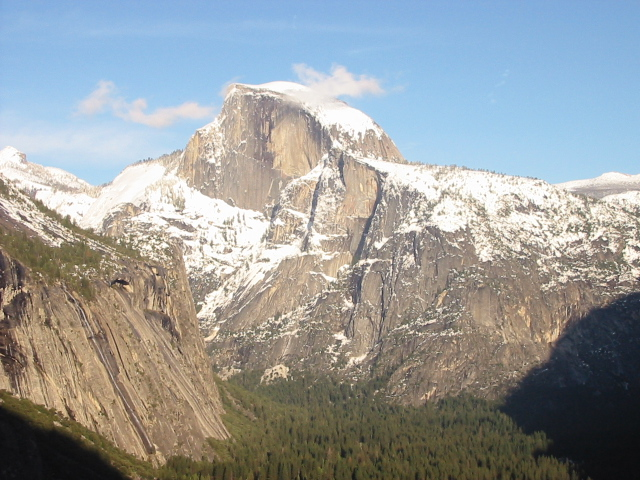
#> input picture fourth week/stitching/ImageStitching/A.jpg, 640 x 480 px, found by its file name
$ python image_stitching.py   (older library calls are emulated)
#> lines starting #> are read from the running program, lines starting #| are printed output that depends on the picture
# import the necessary packages
import numpy as np
import cv2
import matplotlib.pyplot as plt
import scipy.signal


'''
In this project you are asked to implement image stitching procedure
- Find out detectors and their description
- Match the detections between two images
- Compute homography and filters the outliers
- Apply projection to stitch the image s
'''
class Stitcher:
    def __init__(self):
        # determine if we are using OpenCV v3.X
        self.isv3 = (int(cv2.__version__[0]) == 3)

    def stitch(self, images, ratio=0.75, reprojThresh=4.0,
               showMatches=False):
        # unpack the images, then detect keypoints and extract
        # local invariant descriptors from them
        (imageB, imageA) = images
        (kpsA, featuresA) = self.detectAndDescribe(imageA)
        (kpsB, featuresB) = self.detectAndDescribe(imageB)

        # match features between the two images
        matches = self.matchKeypoints(featuresA, featuresB)

        M = self.computeHomography(kpsA, kpsB, matches, reprojThresh)

        # if the match is None, then there aren't enough matched
        # keypoints to create a panorama
        if M is None:
            return None

        # otherwise, apply a perspective warp to stitch the images
        # together
        (matches, H, status) = M
        # result = cv2.warpPerspective(imageA, H,
        #                              (imageA.shape[1] + imageB.shape[1], imageA.shape[0]))
        result = self.my_warp_perspective(imageA,H,(imageA.shape[1] + imageB.shape[1], imageA.shape[0]))
        result[0:imageB.shape[0], 0:imageB.shape[1]] = imageB

        # check to see if the keypoint matches should be visualized
        if showMatches:
            vis = self.drawMatches(imageA, imageB, kpsA, kpsB, matches,
                                   status)

            # return a tuple of the stitched image and the
            # visualization
            return (result, vis)

        # return the stitched image
        return result

    def my_warp_perspective(self,imageA, H,dest_shape):
        width,height = dest_shape
        res = np.zeros((height,width,3)).astype(imageA.dtype)
        a_rows,a_cols,_ = imageA.shape
        index_mat = np.zeros((a_rows,a_cols,2))

        x,y = np.meshgrid(range(a_cols),range(a_rows))
        o = np.ones(x.shape)
        src_vecs = np.array([np.reshape(x,[-1]),np.reshape(y,[-1]),np.reshape(o,[-1])])
        mul_sum = np.dot(H,src_vecs)
        dst_x = mul_sum[0,:] / mul_sum[2,:]
        dst_y = mul_sum[1,:] / mul_sum[2,:]
        dst_x = dst_x.reshape(a_rows,a_cols)
        dst_y = dst_y.reshape(a_rows,a_cols)

        dst_x = dst_x.astype(np.int)
        dst_y = dst_y.astype(np.int)
        ind = np.where((dst_x>=0) * (dst_y>=0))
        res[dst_y[ind],dst_x[ind]]=imageA[y[ind],x[ind]]
        # [8 lines of commented-out code are left out]
        return res

    # def rgb_bilinear_interpolation(self,image):
    #     rows,cols = image.shape
    #
    # def rgb_b_inter_helper(self,x,y,points):
    #     """
    #
    #     :param x: the x value of the point to interpolate
    #     :param y: the y value of the point
    #     :param points: the neighbors points as array that each cell is list of [xi,yi,[r,g,b]]
    #     :return: the r,g,b value s of the point
    #     """
    #     s_points = sorted(points) # order points by x, then by y


    def detectAndDescribe(self, image):
        # convert the image to grayscale
        gray = cv2.cvtColor(image, cv2.COLOR_BGR2GRAY)

        # check to see if we are using OpenCV 3.X
        if self.isv3:
            # detect and extract features from the image
            descriptor = cv2.xfeatures2d.SIFT_create()
            (kps, features) = descriptor.detectAndCompute(image, None)

        # otherwise, we are using OpenCV 2.4.X
        else:
            # detect keypoints in the image
            detector = cv2.FeatureDetector_create("SIFT")
            kps = detector.detect(gray)

            # extract features from the image
            extractor = cv2.DescriptorExtractor_create("SIFT")
            (kps, features) = extractor.compute(gray, kps)

        # convert the keypoints from KeyPoint objects to NumPy
        # arrays
        kps = np.float32([kp.pt for kp in kps])

        # return a tuple of keypoints and features
        return (kps, features)


    def matchKeypoints(self, featuresA, featuresB):
        # compute the raw matches and initialize the list of actual
        # matches
        matcher = cv2.DescriptorMatcher_create("BruteForce")
        rawMatches = matcher.match(featuresA, featuresB)
        matches = []

        # loop over the raw matches
        for m in rawMatches:
            # ensure the distance is within a certain ratio of each
            # other (i.e. Lowe's ratio test)
            if True:
                matches.append((m.trainIdx, m.queryIdx))

        return matches

    def computeHomography(self, kpsA, kpsB, matches, reprojThresh):

        # computing a homography requires at least 4 matches
        if len(matches) > 4:
            # construct the two sets of points
            ptsA = np.float32([kpsA[i] for (_, i) in matches])
            ptsB = np.float32([kpsB[i] for (i, _) in matches])

            # compute the homography between the two sets of points
            (H, status) = cv2.findHomography(ptsA, ptsB, cv2.RANSAC,
                                             reprojThresh)

            # return the matches along with the homograpy matrix
            # and status of each matched point
            return (matches, H, status)

        # otherwise, no homograpy could be computed
        return None

    def drawMatches(self, imageA, imageB, kpsA, kpsB, matches, status):
        # initialize the output visualization image
        (hA, wA) = imageA.shape[:2]
        (hB, wB) = imageB.shape[:2]
        vis = np.zeros((max(hA, hB), wA + wB, 3), dtype="uint8")
        vis[0:hA, 0:wA] = imageA
        vis[0:hB, wA:] = imageB

        # loop over the matches
        for ((trainIdx, queryIdx), s) in zip(matches, status):
            # only process the match if the keypoint was successfully
            # matched
            if s == 1:
                # draw the match
                ptA = (int(kpsA[queryIdx][0]), int(kpsA[queryIdx][1]))
                ptB = (int(kpsB[trainIdx][0]) + wA, int(kpsB[trainIdx][1]))
                cv2.line(vis, ptA, ptB, (0, 255, 0), 1)

        # return the visualization
        return vis


imageA = cv2.imread('A.jpg')
#> imageA is the input picture: shape (480, 640, 3); mean B, G, R 155.6, 155.5, 151.7
imageB = cv2.imread('B.jpg')
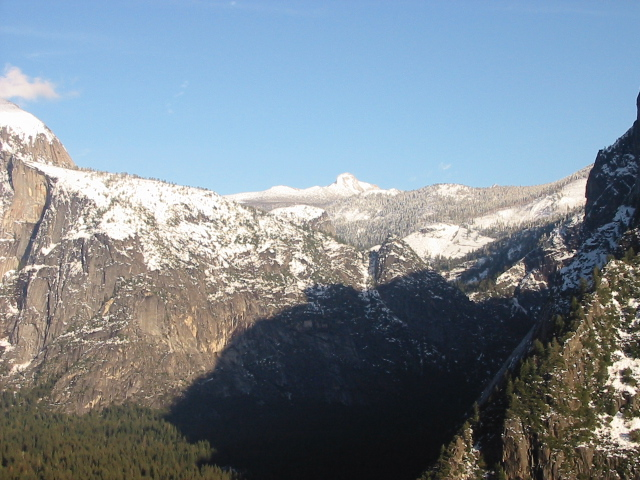
#> input picture fourth week/stitching/ImageStitching/B.jpg, 640 x 480 px, found by its file name
#> imageB is the input picture: shape (480, 640, 3); mean B, G, R 145.3, 135.4, 123.3

# stitch the images together to create a panorama
stitcher = Stitcher()
(result, vis) = stitcher.stitch([imageA, imageB], showMatches=True)
#> in detectAndDescribe, `gray = cv2.cvtColor(image, cv2.COLOR_BGR2GRAY)`:
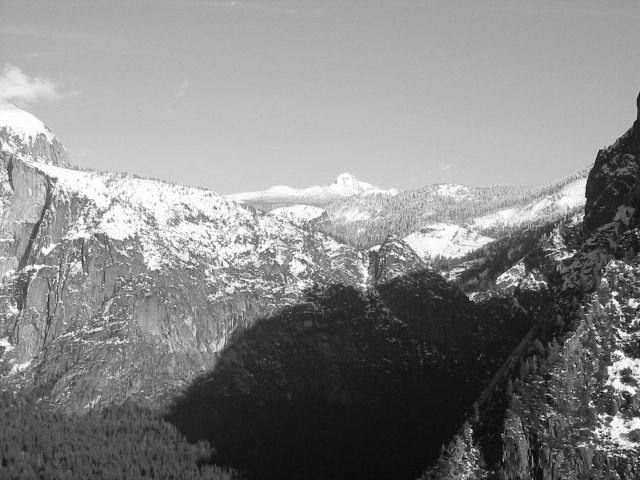
#> gray: shape (480, 640); min 6, max 255, mean 132.9
#> in detectAndDescribe, `kps = detector.detect(gray)`: kps = 1957 keypoints; strongest (x, y, size): (614, 293, 3.4), (615, 302, 3.3), (632, 390, 5.5), (599, 346, 2.1)
#> in detectAndDescribe, `kps = np.float32([kp.pt for kp in kps])`: kps = 1957 pairs, first value 2.44 to 637.2, second value 101.5 to 477.1
#> in stitch, `(kpsA, featuresA) = self.detectAndDescribe(imageA)`: kpsA has the same summary as kps in detectAndDescribe
#> in detectAndDescribe (call 2), `gray = cv2.cvtColor(image, cv2.COLOR_BGR2GRAY)`:
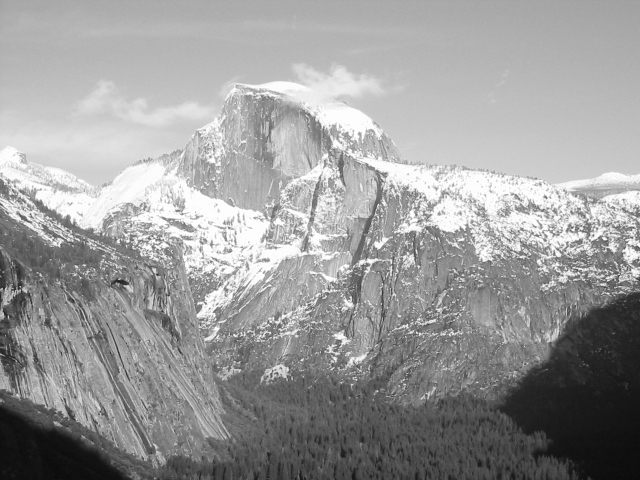
#> gray: shape (480, 640); min 11, max 255, mean 154.4
#> in detectAndDescribe (call 2), `kps = detector.detect(gray)`: kps = 2343 keypoints; strongest (x, y, size): (604, 239, 2.2), (545, 197, 2.2), (573, 230, 1.9), (118, 241, 2.2)
#> in detectAndDescribe (call 2), `kps = np.float32([kp.pt for kp in kps])`: kps = 2343 pairs, first value 2.54 to 637.2, second value 81.13 to 476.3
#> in stitch, `(kpsB, featuresB) = self.detectAndDescribe(imageB)`: kpsB has the same summary as kps in detectAndDescribe
#> in matchKeypoints, `rawMatches = matcher.match(featuresA, featuresB)`: rawMatches = 1957 matches
#> after the loop in matchKeypoints, `for m in rawMatches:`: matches = 1957 pairs, first value 5 to 2342, second value 0 to 1956
#> in computeHomography, `ptsA = np.float32([kpsA[i] for (_, i) in matches])`: ptsA = 1957 pairs, first value 2.44 to 637.2, second value 101.5 to 477.1
#> in computeHomography, `ptsB = np.float32([kpsB[i] for (i, _) in matches])`: ptsB = 1957 pairs, first value 5.44 to 637.2, second value 81.13 to 476.3
#> in computeHomography, `(H, status) = cv2.findHomography(ptsA, ptsB, cv2.RANSAC, reprojThresh)`: H = [[0.93, 0.0277, 327.1], [-0.0542, 0.984, -0.386], [-0.000111, 3.55e-06, 1]]; status = 1957 values, max 1 at index 0, min 0 at index 2, mean 0.32
#> in my_warp_perspective, `src_vecs = np.array([np.reshape(x,[-1]),np.reshape(y,[-1]),np.reshape(..`:
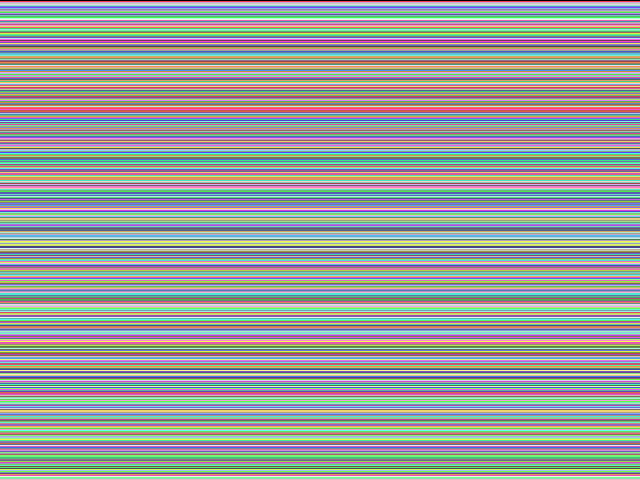
#> y: shape (480, 640) int64; 480 distinct labels, from 0 to 479; one colour per label, 0 black
#> in my_warp_perspective, `src_vecs = np.array([np.reshape(x,[-1]),np.reshape(y,[-1]),np.reshape(..`: o: shape (480, 640) float64; every value is 1
#> in my_warp_perspective, `dst_y = dst_y.reshape(a_rows,a_cols)`:
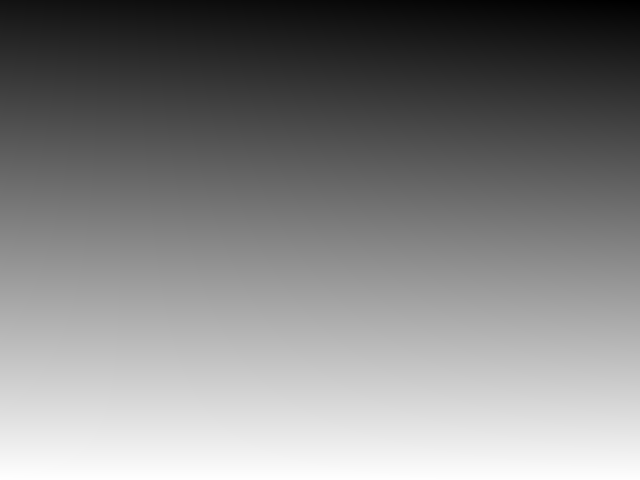
#> dst_y: shape (480, 640) float64; min -37.67, max 470.1, mean 225.6; drawn with min black and max white
#> in my_warp_perspective, `ind = np.where((dst_x>=0) * (dst_y>=0))`: ind = 295997 positions, rows 0 to 479, columns 0 to 639
#> in drawMatches, `vis[0:hB, wA:] = imageB`:
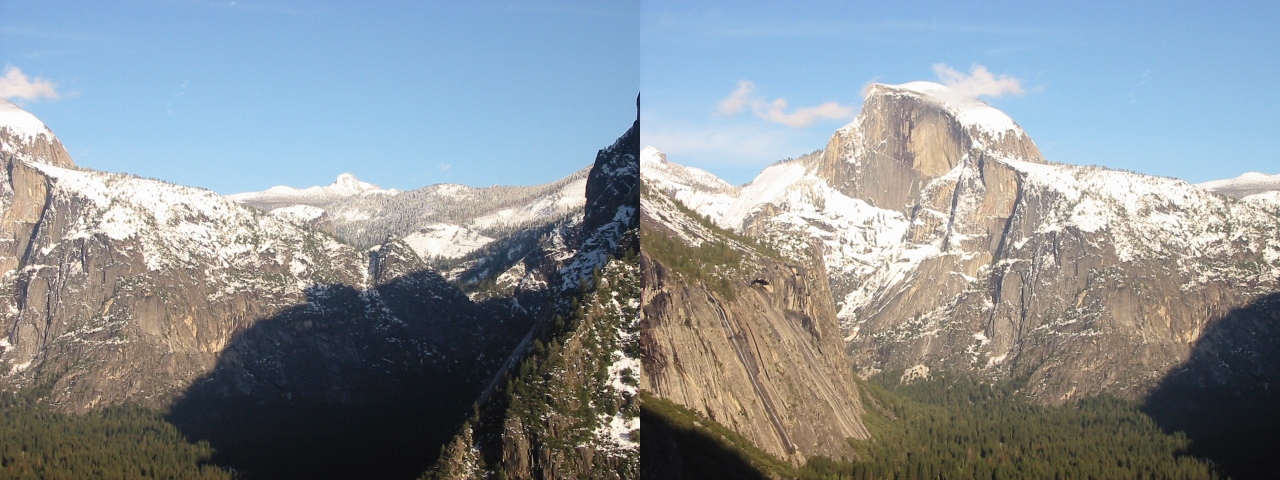
#> vis: shape (480, 1280, 3); mean B, G, R 150.5, 145.4, 137.5
#> the loop in drawMatches, `for ((trainIdx, queryIdx), s) in zip(matches, status):` made 1957 passes
#> (trainIdx, s, ptA, ptB) on passes 1, 2, 5, 8, 9, 11, 15, 17, 23, 24, 27, 28: (1363, [1], (2, 239), (975, 235)), (1372, [1], (2, 330), (978, 324)), (1369, [1], (3, 281), (977, 276)), (1379, [1], (3, 347), (980, 340)), (1375, [1], (3, 311), (979, 305)), (1370, [1], (5, 221), (977, 217)), (1392, [1], (6, 367), (982, 360)), (1391, [1], (6, 333), (982, 326)), (1407, [1], (6, 405), (984, 397)), (1410, [1], (6, 414), (984, 405)), (1390, [1], (7, 273), (981, 268)), (1371, [1], (7, 158), (978, 155))
#> (ptA, ptB) on passes 61, 62, 65, 66, 67, 68: ((12, 459), (990, 451)), ((12, 304), (987, 298)), ((13, 309), (988, 303)), ((13, 426), (990, 418)), ((13, 426), (990, 418)), ((13, 277), (988, 271))
#> after the loop in drawMatches, `for ((trainIdx, queryIdx), s) in zip(matches, status):`:
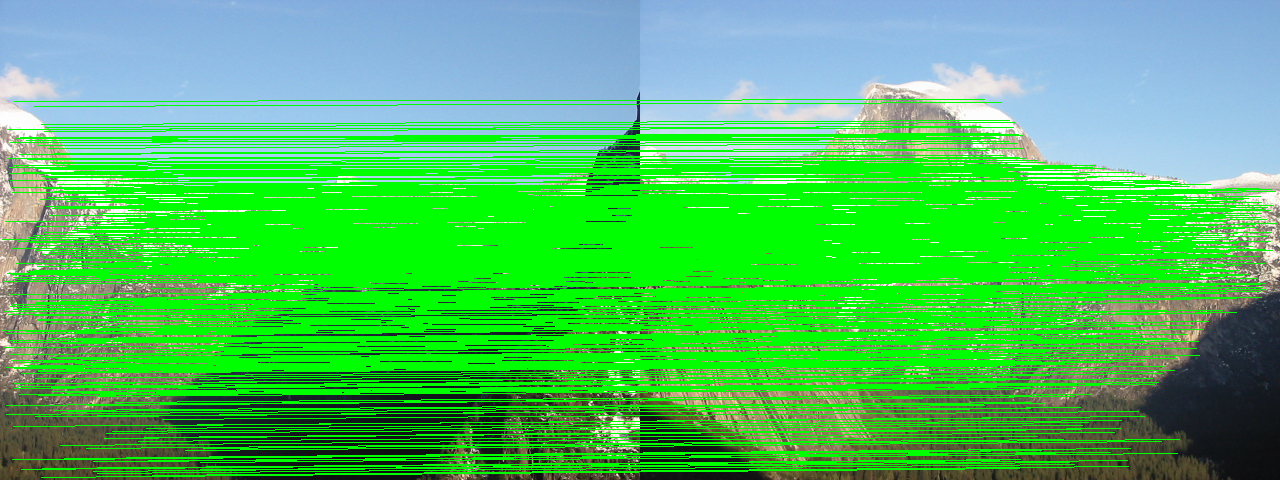
#> vis: shape (480, 1280, 3); mean B, G, R 94.7, 192.8, 77.1

plt.figure()
plt.imshow(imageA)
plt.figure()
plt.imshow(imageB)
plt.figure()
plt.imshow(vis)
plt.figure()
plt.imshow(result)
plt.show()
